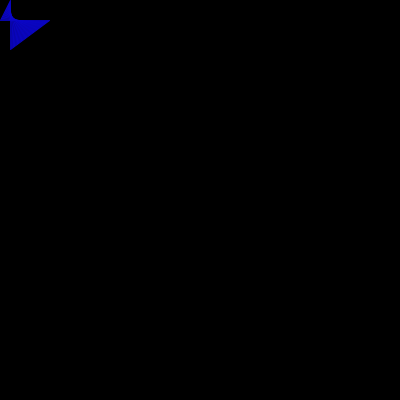
Frame 1 (no input)
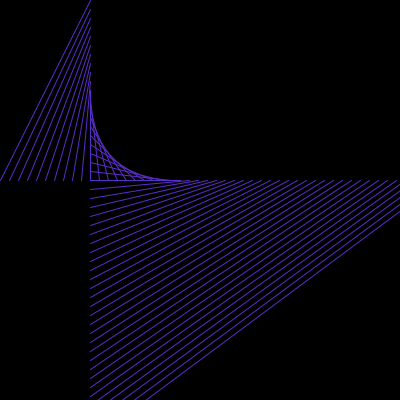
Frame 60 (the mouse pressed at the canvas centre just before this capture)
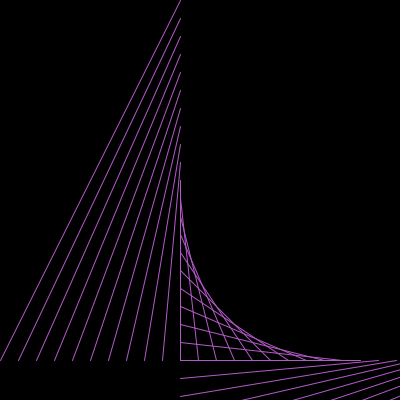
Frame 120 (the mouse held since frame 60 and released just before this capture)

The Processing sketch that drew these frames (run headless with seeded random() and noise(); from frame 60 on, the mouse is pressed at the canvas centre):

// Processing sketch: processing_65339
// ── processing_65339.pde

int i;	

void setup() {
  frameRate(10);
  size(400, 400);
  colorMode(RGB, 255);
}
int pos = 0;
void draw() {
  background(0);
  
  strokeWeight(1);
  pos++;
  for(i=0; i<50; i++){
    stroke(pos*10, pos*5, 200);
  line(pos*i, pos*20, pos*10, i*pos);
  
  if(pos > width/10) {
    pos=-10;
  }
  }
}
